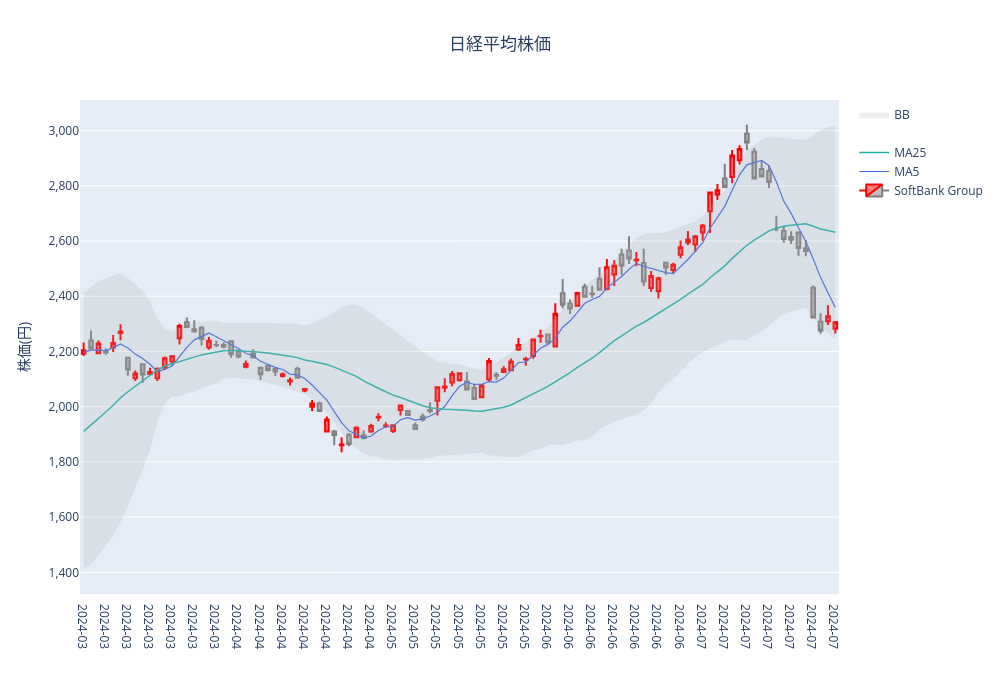

Notebook source saved alongside this figure:
### Markdown cell above
### 2.1.6 移動平均とボリンジャーバンド

### Code cell
name = "SoftBank Group"
code = "9984.T"

# チャート表示開始日
display_start_date = dt.datetime(2023, 1, 1)
# データ取得終了日(現在の日付を取得)
end_date = dt.datetime(2024, 7, 31)
# データ取得開始日
start_date = display_start_date - dt.timedelta(days=300)

### SoftBank Group (9984.T)
df = get_market_data.get_data_from_yfinance(code, start=start_date.strftime('%Y-%m-%d'), end=end_date.strftime('%Y-%m-%d'))
if isinstance(df.columns, pd.MultiIndex):
    df = df.droplevel(level=1, axis=1)
close = df['Close']

df["ma5"] = ta.SMA(close, timeperiod=5)
df["ma25"] = ta.SMA(close, timeperiod=25)

ma5, ma25 = df["ma5"], df["ma25"]
cross = ma5 > ma25

# crossを1日ずらしたシリーズを作成し、それぞれの発生日を一時的なシリーズに格納
cross_shift = cross.shift(1)
temp_gc = (cross != cross_shift) & (cross == True)
temp_dc = (cross != cross_shift) & (cross == False)

# 発生日に株価を格納してチャートを表示できるようにする ----(3)
# ゴールデンクロス発生日であればMA5の値、それ以外はNaN
gc = [m if g == True else np.nan for g, m in zip(temp_gc, ma5)]

# デッドクロス発生日であればMA5の値、それ以外はNaN
dc = [m if d == True else np.nan for d, m in zip(temp_dc, ma25)]

# データフレームにカラムとして保存
df["gc"] = gc
df["dc"] = dc

# ボリンジャーバンドの算出
upper2, _, lower2 = ta.BBANDS(close, timeperiod=25, nbdevup=2, nbdevdn=2, matype=0)
df["upper2"], df["lower2"] = upper2, lower2

# チャートに表示する期間
rdf = df[dt.datetime(2024, 3, 1):end_date]
# インデクスを文字列型に
rdf.index = pd.to_datetime(rdf.index).strftime('%Y-%m-%d')

# ハッシュ形式でレイアウトを指定 ----(1)
layout = {
    "height": 700,
    "width": 1000,
    "title": { "text": "日経平均株価", "x": 0.5 },
    "xaxis": { "rangeslider": { "visible": False }, "type": "category" },
    "yaxis1": { "domain": [.05, 1.0], "title": "株価(円)", "side": "left", "tickformat": "," },
    "yaxis2": { "domain": [.0, .05] },
}

# データの設定
data = [
    go.Candlestick(yaxis="y1", x=rdf.index,
        open=rdf['Open'],
        high=rdf['High'],
        low=rdf['Low'],
        close=rdf['Close'],
        increasing_line_color='red',
        decreasing_line_color='gray',
        name=name,
    ),
    # 5日間移動平均線
    go.Scatter(yaxis="y1", x=rdf.index, y=rdf['ma5'],
                name='MA5', line={ "color": 'royalblue', "width": 1.2 },
        
    ),
    # 25日間移動平均線
    go.Scatter(yaxis="y1", x=rdf.index, y=rdf['ma25'],
                name='MA25', line={ "color": 'lightseagreen', "width": 1.5 },
    ),
    # ボリンジャーバンド
    go.Scatter(yaxis="y1", x=rdf.index, y=rdf['upper2'],
                name='', line={ "color": 'lavender', "width": 0 },
    ),
    go.Scatter(yaxis="y1", x=rdf.index, y=rdf['lower2'],
                name='BB', line={ "color": 'lavender', "width": 0 },
                fill='tonexty', fillcolor='rgba(170, 170, 170, 0.2)'
    )
]

# レイアウトの修正や表示 ----(3)
fig = go.Figure(data=data, layout=go.Layout(layout))

# 日付表示　スペース的に全部は表示できないので1/3にして表示
fig.update_layout({
    "xaxis": {
        "showgrid": False,
        "tickvals": rdf.index[::3],
        "ticktext": [" {}-{} ".format(x.split("-")[0], x.split("-")[1]) for x in rdf.index[::3]],
    }
})

# グラフを表示
fig.show()
